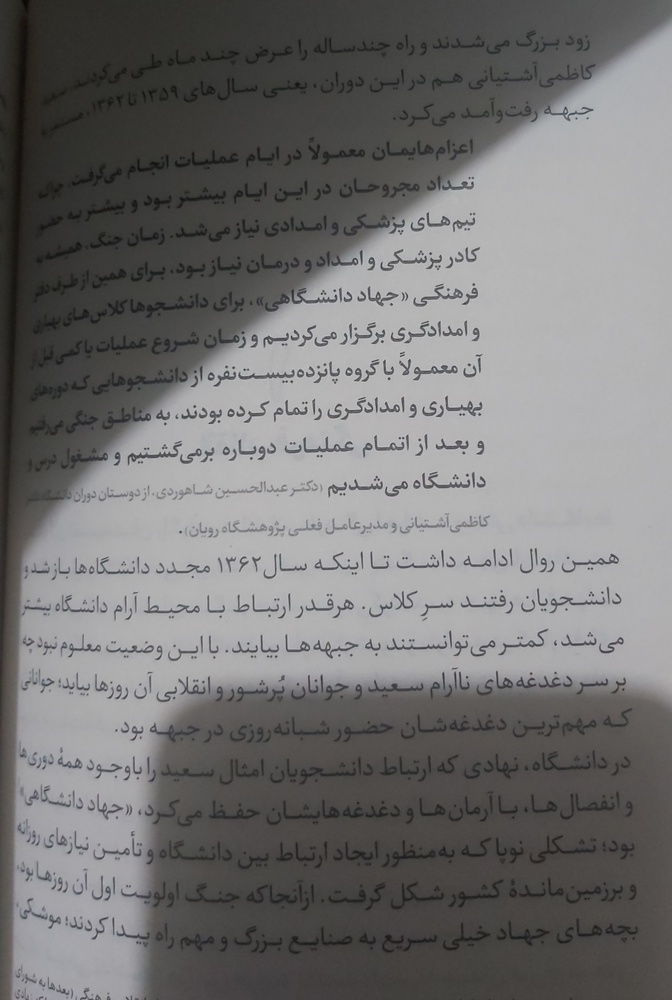
#> input picture HW[8]/HW[8]/royan.jpg, 672 x 1000 px, shrunk from 3540 x 5267 before the run, found by its file name
$ jupyter execute --allow-errors 'HW[8]_97522238.ipynb'   (shell and % lines are left out)
#> lines starting #> are read from the running program, lines starting #| are printed output that depends on the picture; after the words box and inside, x2 and y2 are one past the last pixel; in counts of white or black regions, pixels touching at a corner belong together
# **الف:**

[cell 1]
import cv2
import pytesseract
from google.colab.patches import cv2_imshow
from PIL import Image
import numpy as np
import matplotlib.pyplot as plt

[cell 2]
# Import required packages


##################### your code ################################
img = cv2.imread("/content/royan.jpg")
#> img is the input picture: shape (1000, 672, 3); mean B, G, R 115.3, 115.6, 116.4
gray = cv2.cvtColor(img, cv2.COLOR_BGR2GRAY)
blur = cv2.GaussianBlur(gray,(5,5),0)


ret, thresh1 = cv2.threshold(blur, 1, 255, cv2.THRESH_BINARY + cv2.THRESH_OTSU)
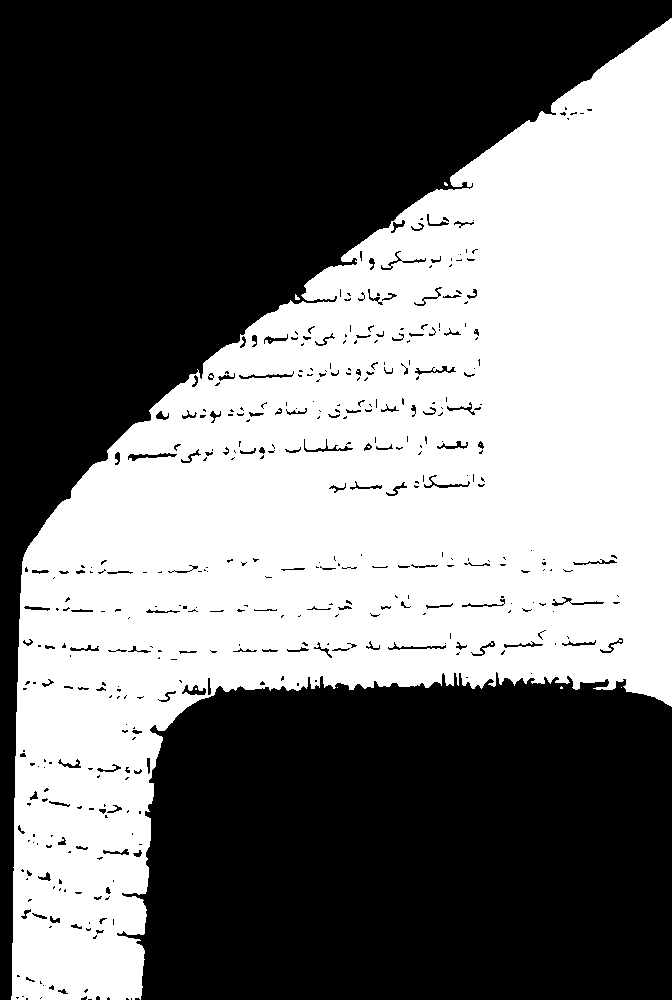
#> thresh1: shape (1000, 672); 46.3% white; 10 white regions (9 under 20 px), largest, box (x1, y1, x2, y2) and area: (11, 18, 672, 1000) 311229
#> ret = 119
# plt.imshow(thresh1)

kernel = cv2.getStructuringElement(cv2.MORPH_CROSS,(3,3))
dilation = cv2.dilate(thresh1,kernel,iterations = 1)
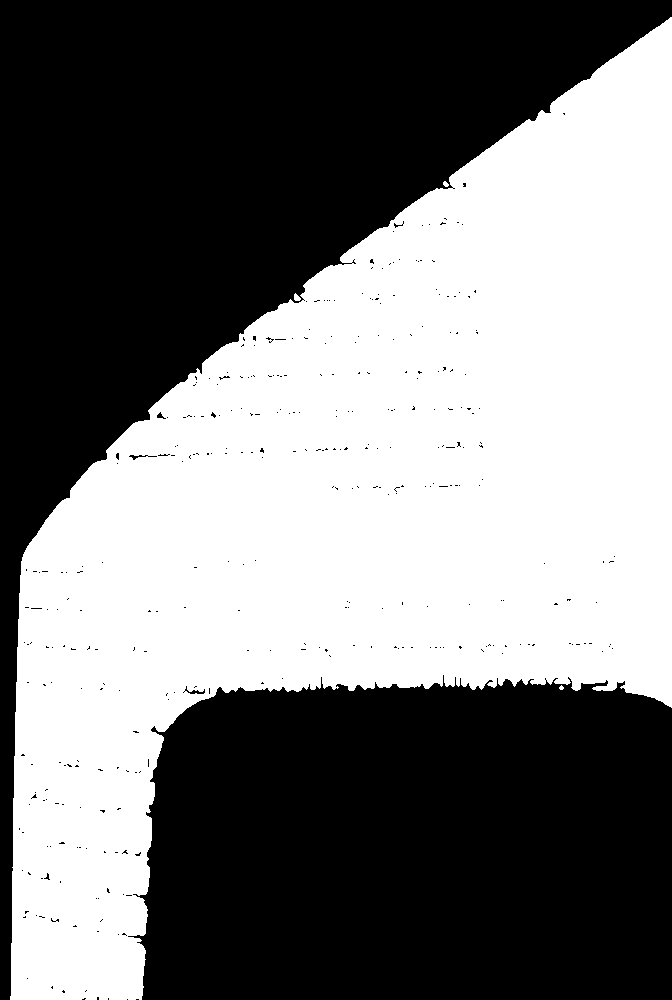
#> dilation: shape (1000, 672); 47.8% white; 4 white regions (1 under 20 px), largest, box (x1, y1, x2, y2) and area: (10, 17, 672, 1000) 321247, (294, 293, 301, 301) 38, (443, 181, 449, 187) 25

################################################################
# Finding contours
print('THRESH_OTSU: ')
print(pytesseract.image_to_string( dilation , lang='fas'))
#> (this line was passed over: pytesseract is not available in this run)

[cell 3]
img = cv2.imread("/content/royan.jpg")
gray = cv2.cvtColor(img, cv2.COLOR_BGR2GRAY)

th = cv2.adaptiveThreshold(gray,255,cv2.MORPH_RECT,\
            cv2.THRESH_BINARY,11,2)
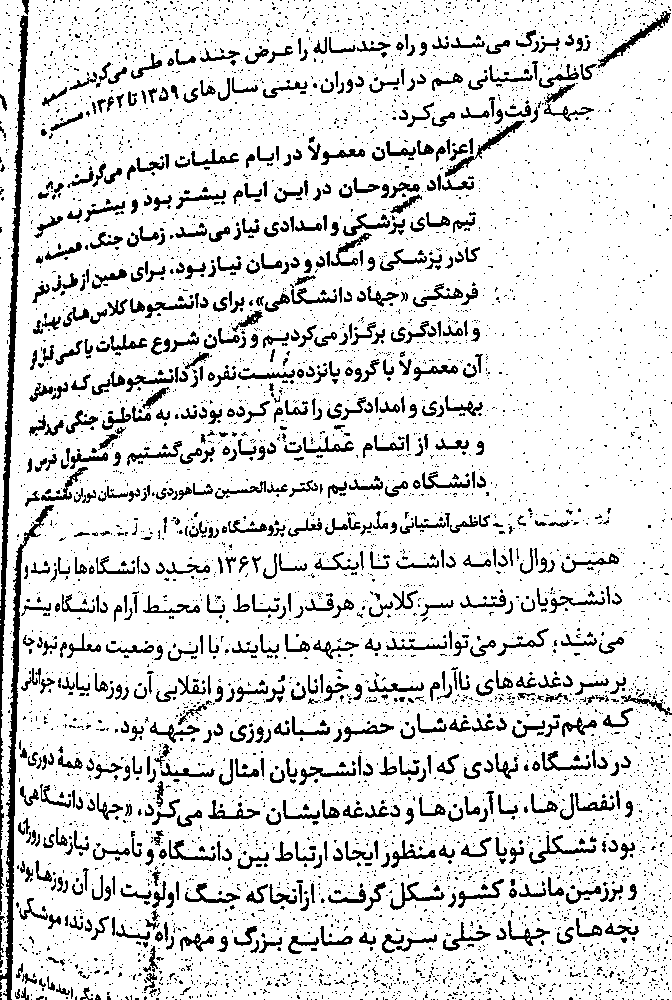
#> th: shape (1000, 672); 86.7% white; 5879 black regions (5113 under 20 px), largest, box (x1, y1, x2, y2) and area: (0, 15, 28, 848) 3963, (0, 505, 54, 1000) 2921, (598, 11, 671, 68) 557
kernel = cv2.getStructuringElement(cv2.MORPH_CROSS,(3,3))
dilation = cv2.dilate(th,kernel,iterations = 1)
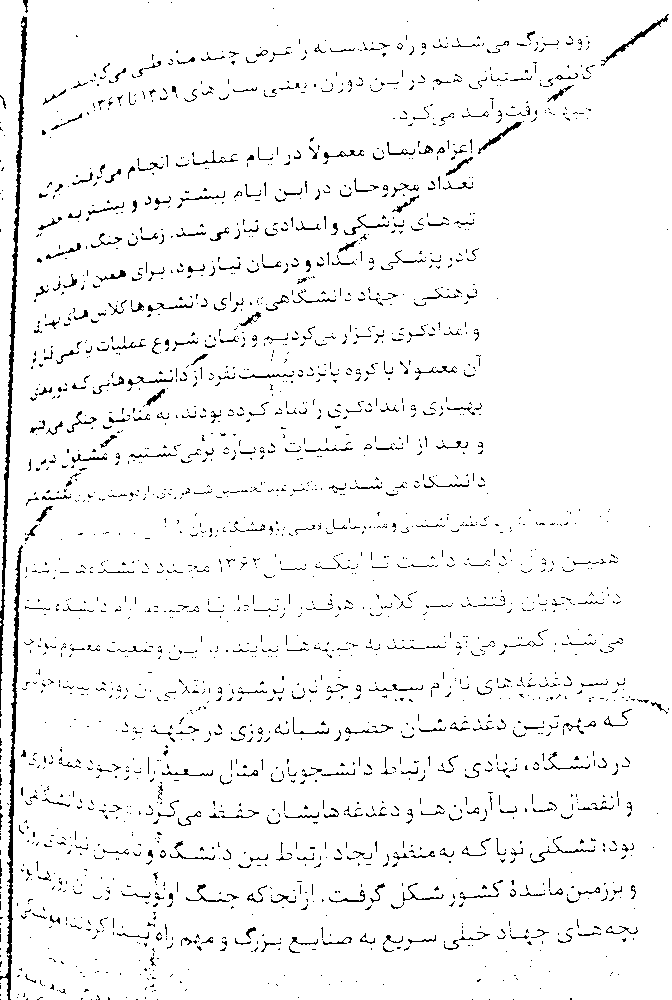
#> dilation: shape (1000, 672); 95.7% white; black in thin lines or dots
print("ADAPTIVE_THRESH_GAUSSIAN_C :")
print(pytesseract.image_to_string( dilation , lang='fas'))
#> (this line was passed over: pytesseract is not available in this run)

[cell 4]
plt.imshow(th)

[cell 5]
image_path_in_colab="/content/royan.jpg"
#> (the rest of this cell did not finish here and is left out)

# **ب:**

[cell 6]
# Import required packages
import cv2
import pytesseract
from google.colab.patches import cv2_imshow
from PIL import Image
##################### your code ################################
img = cv2.imread("/content/mypic.png")
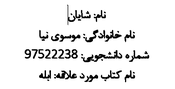
#> input picture HW[8]/HW[8]/mypic.png, 175 x 89 px, shrunk from 921 x 468 before the run, found by its file name
#> img is the input picture: shape (89, 175, 3); min 0, max 255, mean 235
gray = cv2.cvtColor(img, cv2.COLOR_BGR2GRAY)
#> gray: shape (89, 175)
blur = cv2.GaussianBlur(gray,(3,3),0)
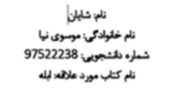
#> blur: shape (89, 175); min 6, max 255, mean 235


ret, thresh1 = cv2.threshold(blur, 1, 255, cv2.THRESH_BINARY + cv2.THRESH_OTSU)
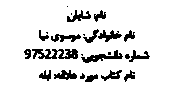
#> thresh1: shape (89, 175); 88.3% white; 24 black regions (6 under 20 px), largest, box (x1, y1, x2, y2) and area: (32, 49, 78, 59) 299, (81, 50, 123, 63) 207, (98, 30, 122, 42) 136
#> ret = 182
# plt.imshow(thresh1)

kernel = cv2.getStructuringElement(cv2.MORPH_CROSS,(3,3))
dilation = cv2.dilate(thresh1,kernel,iterations = 1)
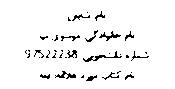
#> dilation: shape (89, 175); 95.2% white; black in thin lines or dots, all inside (x1, y1, x2, y2) = (25, 11, 149, 81)


################################################################
# Finding contours
im2 = img.copy()
contours, hierarchy = cv2.findContours(dilation, cv2.RETR_EXTERNAL,cv2.CHAIN_APPROX_NONE)
#> contours = 1 contour; box (x1, y1, x2, y2) and area: (0, 0, 175, 89) 15312

#> (the rest of this cell did not finish here and is left out)
